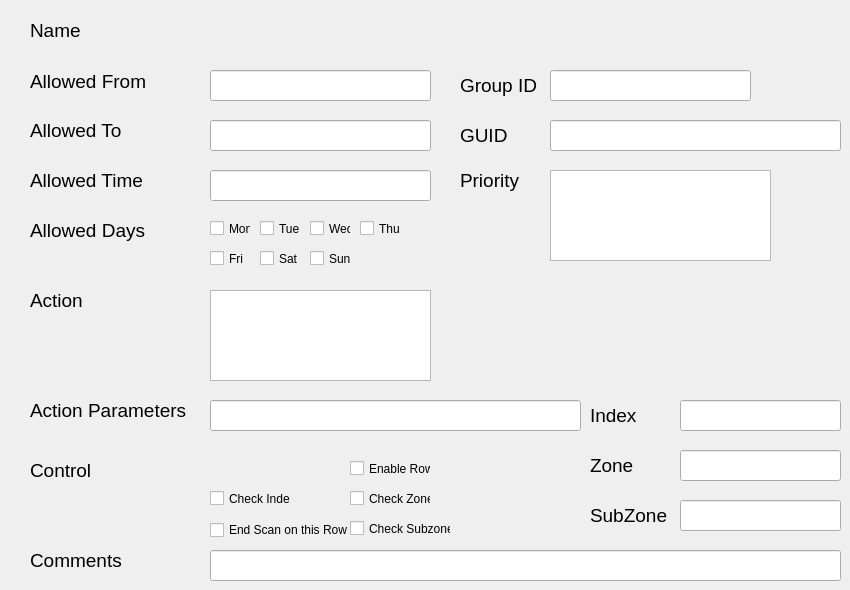
     <widget class="QWidget" name="VariableConfigure">
      <attribute name="title">
       <string>Variable Configure</string>
      </attribute>
      <widget class="QLineEdit" name="sliderVariableGuidLineEdit">
       <property name="geometry">
        <rect>
         <x>550</x>
         <y>120</y>
         <width>291</width>
         <height>31</height>
        </rect>
       </property>
       <property name="text">
        <string/>
       </property>
      </widget>
      <widget class="QLabel" name="sliderVariableSubzoneLabel">
       <property name="geometry">
        <rect>
         <x>590</x>
         <y>500</y>
         <width>81</width>
         <height>31</height>
        </rect>
       </property>
       <property name="font">
        <font>
         <pointsize>14</pointsize>
        </font>
       </property>
       <property name="text">
        <string>SubZone</string>
       </property>
      </widget>
      <widget class="QCheckBox" name="sliderVariableAllowedDaysThursdaycheckBox">
       <property name="geometry">
        <rect>
         <x>360</x>
         <y>220</y>
         <width>41</width>
         <height>17</height>
        </rect>
       </property>
       <property name="text">
        <string>Thur</string>
       </property>
      </widget>
      <widget class="QLabel" name="sliderVariableNameLabel">
       <property name="geometry">
        <rect>
         <x>30</x>
         <y>20</y>
         <width>61</width>
         <height>21</height>
        </rect>
       </property>
       <property name="font">
        <font>
         <pointsize>14</pointsize>
        </font>
       </property>
       <property name="text">
        <string>Name</string>
       </property>
      </widget>
      <widget class="QLineEdit" name="sliderVariableGroupIdLineEdit">
       <property name="geometry">
        <rect>
         <x>550</x>
         <y>70</y>
         <width>201</width>
         <height>31</height>
        </rect>
       </property>
      </widget>
      <widget class="QLabel" name="sliderVariableControlLabel">
       <property name="geometry">
        <rect>
         <x>30</x>
         <y>460</y>
         <width>71</width>
         <height>21</height>
        </rect>
       </property>
       <property name="font">
        <font>
         <pointsize>14</pointsize>
        </font>
       </property>
       <property name="text">
        <string>Control</string>
       </property>
      </widget>
      <widget class="QLabel" name="sliderVariableZoneLabel">
       <property name="geometry">
        <rect>
         <x>590</x>
         <y>450</y>
         <width>81</width>
         <height>31</height>
        </rect>
       </property>
       <property name="font">
        <font>
         <pointsize>14</pointsize>
        </font>
       </property>
       <property name="text">
        <string>Zone</string>
       </property>
      </widget>
      <widget class="QLabel" name="sliderVariableCommentsLabel">
       <property name="geometry">
        <rect>
         <x>30</x>
         <y>550</y>
         <width>121</width>
         <height>21</height>
        </rect>
       </property>
       <property name="font">
        <font>
         <pointsize>14</pointsize>
        </font>
       </property>
       <property name="text">
        <string>Comments</string>
       </property>
      </widget>
      <widget class="QCheckBox" name="sliderVariableControlCheckIndexcheckBox">
       <property name="geometry">
        <rect>
         <x>210</x>
         <y>490</y>
         <width>81</width>
         <height>17</height>
        </rect>
       </property>
       <property name="text">
        <string>Check Index</string>
       </property>
      </widget>
      <widget class="QListWidget" name="sliderVariableActionListWidget">
       <property name="geometry">
        <rect>
         <x>210</x>
         <y>290</y>
         <width>221</width>
         <height>91</height>
        </rect>
       </property>
      </widget>
      <widget class="QListWidget" name="sliderVariablePriorityListWidget">
       <property name="geometry">
        <rect>
         <x>550</x>
         <y>170</y>
         <width>221</width>
         <height>91</height>
        </rect>
       </property>
      </widget>
      <widget class="QLineEdit" name="sliderVariableActionParametersLineEdit">
       <property name="geometry">
        <rect>
         <x>210</x>
         <y>400</y>
         <width>371</width>
         <height>31</height>
        </rect>
       </property>
      </widget>
      <widget class="QLabel" name="sliderVariableAllowedDaysLabel">
       <property name="geometry">
        <rect>
         <x>30</x>
         <y>220</y>
         <width>121</width>
         <height>21</height>
        </rect>
       </property>
       <property name="font">
        <font>
         <pointsize>14</pointsize>
        </font>
       </property>
       <property name="text">
        <string>Allowed Days</string>
       </property>
      </widget>
      <widget class="QCheckBox" name="sliderVariableControlCheckSubzonecheckBox">
       <property name="geometry">
        <rect>
         <x>350</x>
         <y>520</y>
         <width>101</width>
         <height>17</height>
        </rect>
       </property>
       <property name="text">
        <string>Check Subzone</string>
       </property>
      </widget>
      <widget class="QLabel" name="sliderVariableGroupIdLabel">
       <property name="geometry">
        <rect>
         <x>460</x>
         <y>70</y>
         <width>81</width>
         <height>31</height>
        </rect>
       </property>
       <property name="font">
        <font>
         <pointsize>14</pointsize>
        </font>
       </property>
       <property name="text">
        <string>Group ID</string>
       </property>
      </widget>
      <widget class="QLineEdit" name="sliderVariableAllowedTimeLineEdit">
       <property name="geometry">
        <rect>
         <x>210</x>
         <y>170</y>
         <width>221</width>
         <height>31</height>
        </rect>
       </property>
      </widget>
      <widget class="QLabel" name="sliderVariableNameValueLabel">
       <property name="geometry">
        <rect>
         <x>210</x>
         <y>20</y>
         <width>341</width>
         <height>21</height>
        </rect>
       </property>
       <property name="font">
        <font>
         <pointsize>8</pointsize>
        </font>
       </property>
       <property name="text">
        <string/>
       </property>
      </widget>
      <widget class="QLineEdit" name="sliderVariableCommentsLineEdit">
       <property name="geometry">
        <rect>
         <x>210</x>
         <y>550</y>
         <width>631</width>
         <height>31</height>
        </rect>
       </property>
      </widget>
      <widget class="QLineEdit" name="sliderVariableSubzoneLineEdit">
       <property name="geometry">
        <rect>
         <x>680</x>
         <y>500</y>
         <width>161</width>
         <height>31</height>
        </rect>
       </property>
       <property name="text">
        <string/>
       </property>
      </widget>
      <widget class="QCheckBox" name="sliderVariableAllowedDaysMondaycheckBox">
       <property name="geometry">
        <rect>
         <x>210</x>
         <y>220</y>
         <width>41</width>
         <height>17</height>
        </rect>
       </property>
       <property name="text">
        <string>Mon</string>
       </property>
      </widget>
      <widget class="QLabel" name="sliderVariableAllowedTimeLabel">
       <property name="geometry">
        <rect>
         <x>30</x>
         <y>170</y>
         <width>121</width>
         <height>21</height>
        </rect>
       </property>
       <property name="font">
        <font>
         <pointsize>14</pointsize>
        </font>
       </property>
       <property name="text">
        <string>Allowed Time</string>
       </property>
      </widget>
      <widget class="QLabel" name="sliderVariableActionLabel">
       <property name="geometry">
        <rect>
         <x>30</x>
         <y>290</y>
         <width>161</width>
         <height>21</height>
        </rect>
       </property>
       <property name="font">
        <font>
         <pointsize>14</pointsize>
        </font>
       </property>
       <property name="text">
        <string>Action</string>
       </property>
      </widget>
      <widget class="QCheckBox" name="sliderVariableAllowedDaysSaturdaycheckBox">
       <property name="geometry">
        <rect>
         <x>260</x>
         <y>250</y>
         <width>41</width>
         <height>17</height>
        </rect>
       </property>
       <property name="text">
        <string>Sat</string>
       </property>
      </widget>
      <widget class="QLineEdit" name="sliderVariableAllowedFromLineEdit">
       <property name="geometry">
        <rect>
         <x>210</x>
         <y>70</y>
         <width>221</width>
         <height>31</height>
        </rect>
       </property>
      </widget>
      <widget class="QLabel" name="sliderVariableAllowedToLabel">
       <property name="geometry">
        <rect>
         <x>30</x>
         <y>120</y>
         <width>101</width>
         <height>21</height>
        </rect>
       </property>
       <property name="font">
        <font>
         <pointsize>14</pointsize>
        </font>
       </property>
       <property name="text">
        <string>Allowed To</string>
       </property>
      </widget>
      <widget class="QCheckBox" name="sliderVariableAllowedDaysSundaycheckBox">
       <property name="geometry">
        <rect>
         <x>310</x>
         <y>250</y>
         <width>41</width>
         <height>17</height>
        </rect>
       </property>
       <property name="text">
        <string>Sun</string>
       </property>
      </widget>
      <widget class="QCheckBox" name="sliderVariableAllowedDaysTuesdaycheckBox">
       <property name="geometry">
        <rect>
         <x>260</x>
         <y>220</y>
         <width>41</width>
         <height>17</height>
        </rect>
       </property>
       <property name="text">
        <string>Tue</string>
       </property>
      </widget>
      <widget class="QLabel" name="sliderVariableActionParametersLabel">
       <property name="geometry">
        <rect>
         <x>30</x>
         <y>400</y>
         <width>161</width>
         <height>21</height>
        </rect>
       </property>
       <property name="font">
        <font>
         <pointsize>14</pointsize>
        </font>
       </property>
       <property name="text">
        <string>Action Parameters</string>
       </property>
      </widget>
      <widget class="QLabel" name="sliderVariableGuidLabel">
       <property name="geometry">
        <rect>
         <x>460</x>
         <y>120</y>
         <width>81</width>
         <height>31</height>
        </rect>
       </property>
       <property name="font">
        <font>
         <pointsize>14</pointsize>
        </font>
       </property>
       <property name="text">
        <string>GUID</string>
       </property>
      </widget>
      <widget class="QLineEdit" name="sliderVariableZoneLineEdit">
       <property name="geometry">
        <rect>
         <x>680</x>
         <y>450</y>
         <width>161</width>
         <height>31</height>
        </rect>
       </property>
      </widget>
      <widget class="QLabel" name="sliderVariablePriorityLabel">
       <property name="geometry">
        <rect>
         <x>460</x>
         <y>170</y>
         <width>61</width>
         <height>21</height>
        </rect>
       </property>
       <property name="font">
        <font>
         <pointsize>14</pointsize>
        </font>
       </property>
       <property name="text">
        <string>Priority</string>
       </property>
      </widget>
      <widget class="QLineEdit" name="sliderVariableAllowedToLineEdit">
       <property name="geometry">
        <rect>
         <x>210</x>
         <y>120</y>
         <width>221</width>
         <height>31</height>
        </rect>
       </property>
      </widget>
      <widget class="QCheckBox" name="sliderVariableControlEnableRowcheckBox">
       <property name="geometry">
        <rect>
         <x>350</x>
         <y>460</y>
         <width>81</width>
         <height>17</height>
        </rect>
       </property>
       <property name="text">
        <string>Enable Row</string>
       </property>
      </widget>
      <widget class="QCheckBox" name="sliderVariableAllowedDaysFridaycheckBox">
       <property name="geometry">
        <rect>
         <x>210</x>
         <y>250</y>
         <width>41</width>
         <height>17</height>
        </rect>
       </property>
       <property name="text">
        <string>Fri</string>
       </property>
      </widget>
      <widget class="QCheckBox" name="sliderVariableAllowedDaysWednesdaycheckBox">
       <property name="geometry">
        <rect>
         <x>310</x>
         <y>220</y>
         <width>41</width>
         <height>17</height>
        </rect>
       </property>
       <property name="text">
        <string>Wed</string>
       </property>
      </widget>
      <widget class="QLabel" name="sliderVariableAllowedFromLabel">
       <property name="geometry">
        <rect>
         <x>30</x>
         <y>71</y>
         <width>131</width>
         <height>20</height>
        </rect>
       </property>
       <property name="font">
        <font>
         <pointsize>14</pointsize>
        </font>
       </property>
       <property name="text">
        <string>Allowed From</string>
       </property>
      </widget>
      <widget class="QCheckBox" name="sliderVariableControlCheckZonecheckBox">
       <property name="geometry">
        <rect>
         <x>350</x>
         <y>490</y>
         <width>81</width>
         <height>17</height>
        </rect>
       </property>
       <property name="text">
        <string>Check Zone</string>
       </property>
      </widget>
      <widget class="QCheckBox" name="sliderVariableControlEndScancheckBox">
       <property name="geometry">
        <rect>
         <x>210</x>
         <y>520</y>
         <width>141</width>
         <height>20</height>
        </rect>
       </property>
       <property name="text">
        <string>End Scan on this Row</string>
       </property>
      </widget>
      <widget class="QLabel" name="sliderVariableIndexLabel">
       <property name="geometry">
        <rect>
         <x>590</x>
         <y>400</y>
         <width>81</width>
         <height>31</height>
        </rect>
       </property>
       <property name="font">
        <font>
         <pointsize>14</pointsize>
        </font>
       </property>
       <property name="text">
        <string>Index</string>
       </property>
      </widget>
      <widget class="QLineEdit" name="sliderVariableIndexLineEdit">
       <property name="geometry">
        <rect>
         <x>680</x>
         <y>400</y>
         <width>161</width>
         <height>31</height>
        </rect>
       </property>
      </widget>
     </widget>
